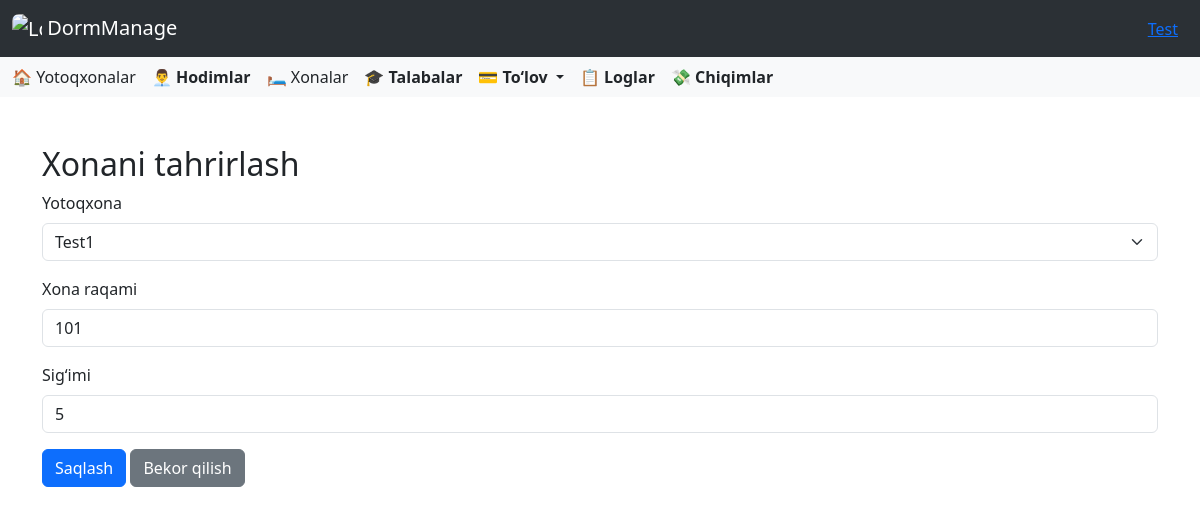
The app's page /dormitory/rooms/1/edit/ (signed in) with its own data.
### accounts/models.py (models this page shows, shortened)
class CustomUser(AbstractUser):
    ROLE_CHOICES = [
        ('director', 'Direktor'),
        ('employee', 'Xodim'),
    ]
    role = models.CharField(
        max_length=10,
        choices=ROLE_CHOICES,
        default='other',
        verbose_name='Lavozim'
    )
    work_start = models.TimeField(
        verbose_name='Ish boshlanish vaqti',
        null=True,
        blank=True
    )
    work_end = models.TimeField(
        verbose_name='Ish tugash vaqti',
        null=True,
        blank=True
    )
    phone_number = models.CharField(
        max_length=20,
        blank=True,
        verbose_name='Telefon raqami'
    )
    hire_date = models.CharField(
        max_length=10,
        null=True,
        blank=True,
        verbose_name='Ishga qabul qilingan sana'
    )
    photo = models.ImageField(
        upload_to=staff_photo_upload_path,
        blank=False,
        null=False,
        verbose_name='Hodim surati'
    )
    salary = models.PositiveIntegerField(
        verbose_name='Maosh',
        null=True,
        blank=True,
        help_text="Hodimning maoshi (so'mda)"
    )
    is_in_dormitory = models.BooleanField(default=False)

### dormitory/models.py (models this page shows, shortened)
class Room(models.Model):
    dormitory = models.ForeignKey(Dormitory, on_delete=models.CASCADE, related_name='rooms')
    number = models.CharField(max_length=5)
    size = models.PositiveSmallIntegerField()

### dormitory/views.py (the view)
# urls.py: path('rooms/<int:pk>/edit/', RoomUpdateView.as_view(), name='room_update'),
class RoomUpdateView(UpdateView):
    model = Room
    form_class = RoomForm
    template_name = 'dormitory/room_update.html'
    success_url = reverse_lazy('rooms')
    def get_form_kwargs(self):
        kwargs = super().get_form_kwargs()
        kwargs['user'] = self.request.user
        return kwargs

### dormitory/forms.py
class RoomForm(forms.ModelForm):
    class Meta:
        model = Room
        fields = ['dormitory', 'number', 'size']
    def __init__(self, *args, **kwargs):
        user = kwargs.pop('user', None)
        super().__init__(*args, **kwargs)
        if user:
            if hasattr(user, 'director'):
                self.fields['dormitory'].queryset = Dormitory.objects.filter(director=user.director)
            else:
                self.fields['dormitory'].queryset = Dormitory.objects.filter(employees__user=user)

### dormitory/models.py (called while the page is built)
    def __str__(self):
        return self.name

### templates/dormitory/room_update.html (shortened to what this page needs)
{% extends 'base.html' %}
{% load widget_tweaks %}
{% block content %}
<div class="container mt-5">
    <h2>Xonani tahrirlash</h2>
    <form method="post">
        <div class="mb-3">
    <label for="id_dormitory" class="form-label">Yotoqxona</label>
    {{ form.dormitory|add_class:"form-select" }}
</div>
<div class="mb-3">
    <label for="id_number" class="form-label">Xona raqami</label>
    {{ form.number|add_class:"form-control" }}
</div>
<div class="mb-3">
    <label for="id_size" class="form-label">Sig‘imi</label>
    {{ form.size|add_class:"form-control" }}
</div>
        <button type="submit" class="btn btn-primary">Saqlash</button>
        <a href="{% url 'rooms' %}" class="btn btn-secondary">Bekor qilish</a>
    </form>
</div>
{% endblock %}

### templates/base.html (shortened to what this page needs)
<!DOCTYPE html>
<html lang="en">
<head>
    <link href="https://cdn.jsdelivr.net/npm/bootstrap@5.3.5/dist/css/bootstrap.min.css" rel="stylesheet">
    <link rel="stylesheet" href="https://cdnjs.cloudflare.com/ajax/libs/font-awesome/6.0.0/css/all.min.css">
    <link rel="stylesheet" href="https://cdn.jsdelivr.net/npm/bootstrap-icons@1.10.5/font/bootstrap-icons.css">
    <link href="https://cdn.jsdelivr.net/npm/select2@4.1.0-rc.0/dist/css/select2.min.css" rel="stylesheet" />
</head>
<body>
<nav class="navbar bg-body-tertiary" data-bs-theme="dark">
  <div class="container-fluid">
    <a class="navbar-brand" href="{% url 'dashboard' %}">
      <img src="/media/images/icon.png" alt="Logo" style="width:30px; height:30px; border-radius:7px" class="d-inline-block align-text-top">
      DormManage
    </a>
    <div class="ms-auto" style="margin: 0 10px;">
      <a href="#" class="text-primary text-decoration-underline" data-bs-toggle="modal" data-bs-target="#userInfoModal">
        {{ user.first_name }}
      </a>
    </div>
  </div>
</nav>
<nav class="navbar bg-body-tertiary">
  <div class="container-fluid">
    <div class="d-none d-lg-flex gap-3 align-items-center">
  {% if user.role == 'director' %}
  <a class="nav-link" href="{% url 'dormitories' %}">🏠 Yotoqxonalar</a>
  <a class="nav-link" href="{% url 'employees' %}"><strong>👨‍💼 Hodimlar</strong></a>
  {% endif %}
  <a class="nav-link" href="{% url 'rooms' %}">🛏️ Xonalar</a>
  <a class="nav-link" href="{% url 'students' %}"><strong>🎓 Talabalar</strong></a>
  <div class="nav-item dropdown">
    <a class="nav-link dropdown-toggle" href="#" role="button" data-bs-toggle="dropdown" aria-expanded="false">
      <strong>💳 To‘lov</strong>
    </a>
  </div>
  <a class="nav-link" href="{% url 'logs' %}"><strong>📋 Loglar</strong></a>
  <a class="nav-link" href="{% url 'expense_list' %}"><strong>💸 Chiqimlar</strong></a>
</div>
  </div>
</nav>
{% block content %}
{% endblock %}
</body>
</html>

### records on screen
CustomUser: first_name "Test"
Room: dormitory "Test1", number "101", size "5"
